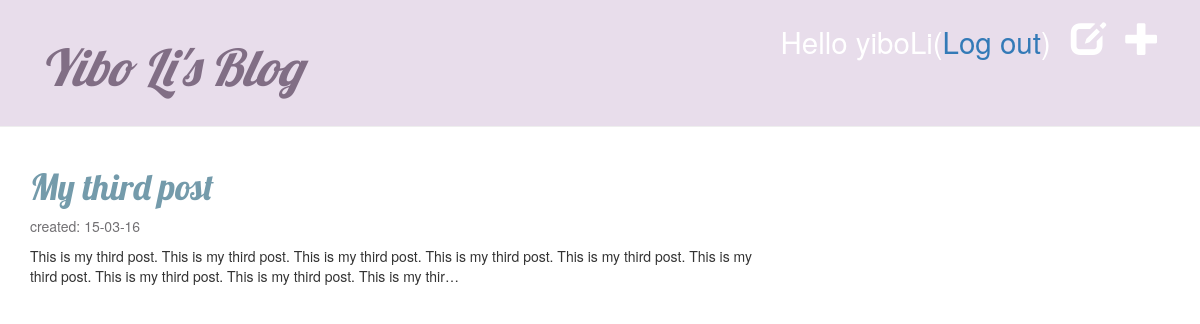
Page /drafts/ (signed in) on the committed database.
### blog/models.py (models this page shows, shortened)
class Post(models.Model):                     #the class Post is Django model
    author = models.ForeignKey('auth.User')    # a link to another model
    title = models.CharField(max_length=200)   #define text with a limited number of characters
    text = models.TextField()                  #long text without a limit
    created_date = models.DateTimeField(default=timezone.now)
    published_date = models.DateTimeField(blank=True, null=True)

### blog/views.py (the view)
# urls.py: url(r'^drafts/$', views.post_draft_list, name='post_draft_list'),
@login_required
def post_draft_list(request):
    posts = Post.objects.filter(published_date__isnull=True).order_by('created_date')
    return render(request, 'blog/post_draft_list.html',{'posts':posts})

### blog/templates/blog/post_draft_list.html
{% extends 'blog/base.html' %}
{% block content %}
	{% for post in posts %}
		<div class="post">
			<h1><a href="{% url 'blog.views.post_detail' pk=post.pk %}">{{ post.title }}</a></h1>
			<p class="date">created: {{ post.created_date|date:'d-m-y' }}</p>
			<p>{{ post.text|truncatechars:200 }}</p>
		</div>
	{% endfor %}
{% endblock %}

### blog/templates/blog/base.html (shortened to what this page needs)
{% load staticfiles %}
<html>
	<head>
		<link rel="stylesheet" href="//maxcdn.bootstrapcdn.com/bootstrap/3.2.0/css/bootstrap.min.css">
		<link rel="stylesheet" href="//maxcdn.bootstrapcdn.com/bootstrap/3.2.0/css/bootstrap-theme.min.css">
		<link rel="stylesheet" href="{% static 'CSS/blog.css' %}">
	</head>
	<body>
		<div class="page-header">
			{%if user.is_authenticated %}
				<a href="{% url 'post_new' %}" class="top-menu"><span class="glyphicon glyphicon-plus"></span></a>
				<a href="{% url 'post_draft_list' %}" class="top-menu"><span class="glyphicon glyphicon-edit"></span></a>
				<p class="top-menu"><small>Hello {{ user.username }}(<a href="{% url 'django.contrib.auth.views.logout' %}">Log out</a>)</small></p>
			{% else %}
				<a href="{% url 'django.contrib.auth.views.login' %}" class="top-menu"><span class="glyphicon glyphicon-lock"></span></a>
			{% endif %}
			<h1><a href="{% url 'blog.views.post_list' %}"><em>Yibo Li's Blog</em></a></h1>
		</div>
		<div class="cotent container">
			<div class="row">
				<div class="col-md-8">
				{% block content %}
				{% endblock %}
				</div>
			</div>
		</div>
	</body>
</html>

### blog/static/CSS/blog.css (style rules this page uses)
.page-header { background-color: #E8DDEB; margin-top: 0; padding: 20px 20px 20px 40px; }
.page-header h1, .page-header h1 a, .page-header h1 a:visited, .page-header h1 a:active { color: #816E85; font-size: 38pt; text-decoration: none; }
h1,h2,h3,h4 { font-family: 'Lobster', cursive; color: #749BAB; }
.date { color: #727073; }
.top-menu, .top-menu:hover, .top-menu:visited { color: #ffffff; float: right; font-size:26pt; margin-right: 20px; }
.post h1, .post h1 a, .post h1 a:visited, .post a { color: #749BAB; }

### rows in the picture
Post: title "My third post", created_date "15-03-16", text "This is my third post. This is my third post. This is my third post. This is my third post. This is my third post. This is my third post. This is my third post. This is my third post. This is my thir…"

### other values in the picture
{{ user.username }} "yiboLi"
